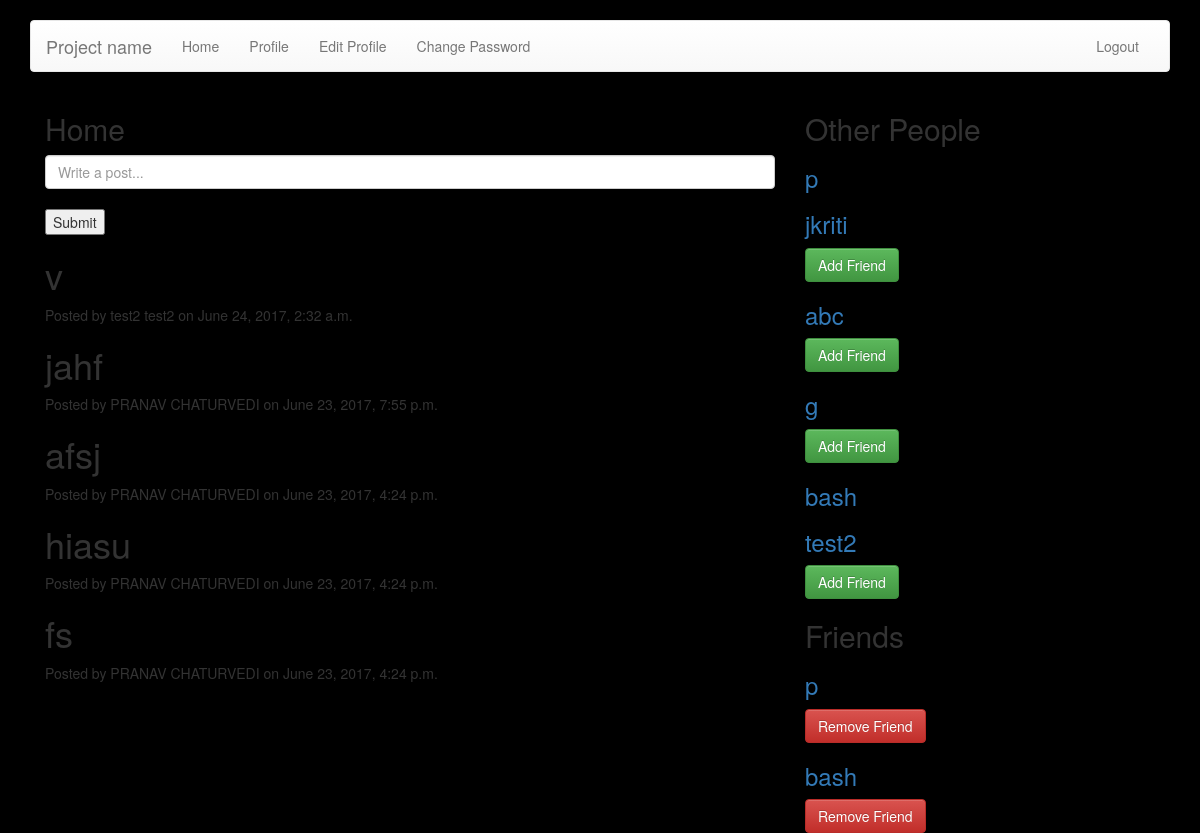
The app's page /home/ (signed in) with its own data.
### home/models.py (models this page shows)
class Post(models.Model):
    post= models.CharField(max_length=500)
    user = models.ForeignKey(User)
    created = models.DateTimeField(auto_now_add=True)
    updated = models.DateTimeField(auto_now=True)

### home/views.py (the view, shortened to what this page needs)
class HomeView(TemplateView):
    template_name = 'home/home.html'
    def get(self, request, *args, **kwargs):
        form = HomeForm()
        posts= Post.objects.all().order_by('-created')
        users = User.objects.exclude(id=request.user.id)
        friend, created = Friend.objects.get_or_create(current_user=request.user)
        friends = friend.users.all()
        args= { 'form': form, 'posts': posts, 'users': users ,'friends': friends}
        return render(request,self.template_name,args)

### home/forms.py
class HomeForm(forms.ModelForm):
    post = forms.CharField(widget=forms.TextInput(
        attrs={
            'class':'form-control',
            'placeholder':'Write a post...'
        }
    ))
    class Meta:
        model = Post
        fields = ('post',)

### home/templates/home/home.html (shortened to what this page needs)
{% extends 'base.html' %}
{% block body %}
<div class="container" >
    <div class="col-md-8">
        <h2>Home</h2>
        <form method="post">
            {{ form.post }}
            <br>
            <button type="submit">Submit</button>
        </form>
        {% for post in posts %}
            <h1>{{ post.post }}</h1>
            <p>Posted by {{ post.user.get_full_name }} on {{ post.created }}</p>
        {% endfor %}
    </div>
    <div class="col-md-4">
        <h2>Other People</h2>
        {% for user in users %}
            <a href="{% url 'accounts:view_profile_with_pk' pk=user.pk %}">
                <h3>{{ user.username }}</h3>
            </a>
            {% if not user in friends %}
            <a href="{% url 'home:change_friends' operation='add'  pk=user.pk  %}">
            <button type="button" class="btn btn-success">Add Friend</button>
            </a>
            {% endif %}
        {% endfor %}
        <h2>Friends</h2>
        {% for friend in friends %}
            <a href="{% url 'accounts:view_profile_with_pk' pk=user.pk %}">
                <h3>{{ friend.username }}</h3>
            </a>
            <a href="{% url 'home:change_friends' operation='remove'  pk=friend.pk  %}">
            <button type="button" class="btn btn-danger">Remove Friend</button>
            </a>
        {% endfor %}
    </div>
    </div>
{% endblock %}

### accounts/templates/base.html (shortened to what this page needs)
<!DOCTYPE html>
<html>
	<head>
  <link rel="stylesheet"
  href="https://maxcdn.bootstrapcdn.com/bootstrap/3.3.7/css/bootstrap.min.css"
>
  <link rel="stylesheet"
  href="https://maxcdn.bootstrapcdn.com/bootstrap/3.3.7/css/bootstrap-theme.min.css"
>
    {% load static %}
    <link rel="stylesheet" href="{% static 'accounts/css/style.css' %}" type="text/css">
		<link rel="stylesheet" href="{% static 'accounts/css/font-awesome.css' %}" type="text/css">
	</head>
	<body>
		<br>
		<div class="container">
		<nav class="navbar navbar-default">
        <div class="container-fluid">
          <div class="navbar-header">
            <a class="navbar-brand" href="#">Project name</a>
          </div>
          <div id="navbar" class="navbar-collapse collapse">
          {% if user.is_authenticated %}
            <ul class="nav navbar-nav">
            	<li><a href="{% url 'home:home' %}">Home</a></li>
            	<li><a href="{% url 'accounts:view_profile' %}">Profile</a></li>
            	<li><a href="{% url 'accounts:edit_profile' %}">Edit Profile</a></li>
            	<li><a href="{% url 'accounts:change_password' %}">Change Password</a></li>
            </ul>
            <ul class="nav navbar-nav navbar-right">
                <li><a href="{% url 'accounts:logout' %}">Logout</a></li>
            </ul>
            {% endif %}
          </div>
        </div>
      </nav>
		</div>
		{% block body %}{% endblock %}
	</body>
</html>

### accounts/static/accounts/css/style.css (style rules this page uses)
body { background: black; }

### records on screen
Post: post "v", user.get_full_name "test2 test2", created "June 24, 2017, 2:32 a.m."
Post: post "jahf", user.get_full_name "PRANAV CHATURVEDI", created "June 23, 2017, 7:55 p.m."
Post: post "afsj", user.get_full_name "PRANAV CHATURVEDI", created "June 23, 2017, 4:24 p.m."
Post: post "hiasu", user.get_full_name "PRANAV CHATURVEDI", created "June 23, 2017, 4:24 p.m."
Post: post "fs", user.get_full_name "PRANAV CHATURVEDI", created "June 23, 2017, 4:24 p.m."

### other values on screen
{{ user.username }} "p"
{{ user.username }} "jkriti"
{{ user.username }} "abc"
{{ user.username }} "g"
{{ user.username }} "bash"
{{ user.username }} "test2"
{{ friend.username }} "p"
{{ friend.username }} "bash"
